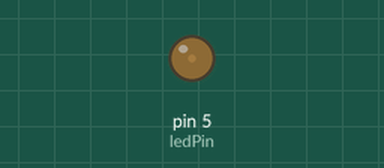
Recording of a sketch running on a simulated Arduino Uno, built with avr-gcc and run on an emulated ATmega328P. On the bench: output pins drawn as LEDs (lit = HIGH).

Above: at 0.15 s.
At 10.05 s:
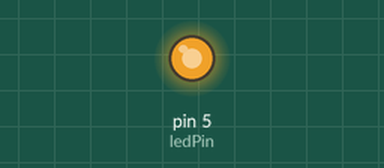
At 19.95 s:
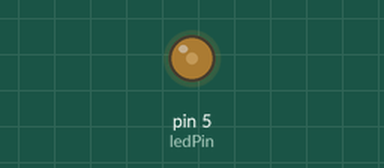
At 39.85 s:
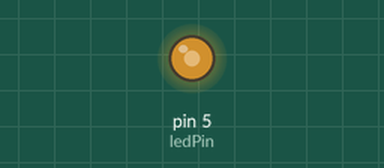
Timing chart, 0 to 40.0 s (numbered marks = the images above):
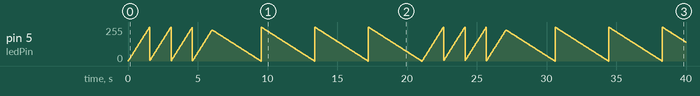

The sketch:

sketch_dec29f_Fading.ino
```cpp
int ledPin=5;
void setup() {
}

void loop() {
  //fade in from min to max in increments of 5 points:

  for (int fadeValue = 0; fadeValue <= 1000; fadeValue += 5){

    //sets the value (range from 0 to 255):
    analogWrite(ledPin, fadeValue);

    //wait for 30 milliseconds to see the dimming effect
    delay(30);
  }
  //fade out from max to min in increments of 5 points:
  for (int fadeValue = 1000; fadeValue >= 0; fadeValue -= 2){

      analogWrite(ledPin, fadeValue);

      delay(30);
  }
}
```
